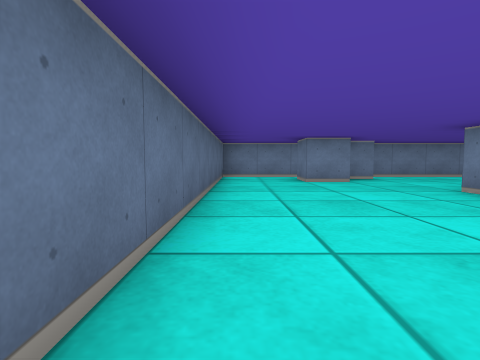
[1] (above)

20 first-person views from a walk through a cub3D level. The camera is about half as high as the walls, tilts 4° down and sees 80° across. The floor is counted in squares. Each view is taken from the middle of a square. On the plan, view 1 faces up. The plan holds only what a view shows up to about 9 squares ahead; the rest is blank.

[2]
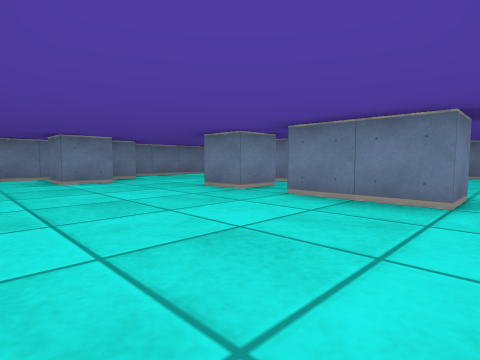

[3]
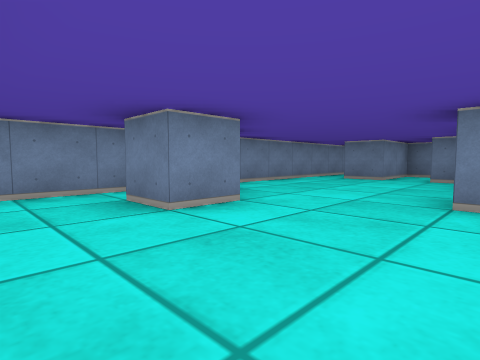

[4]
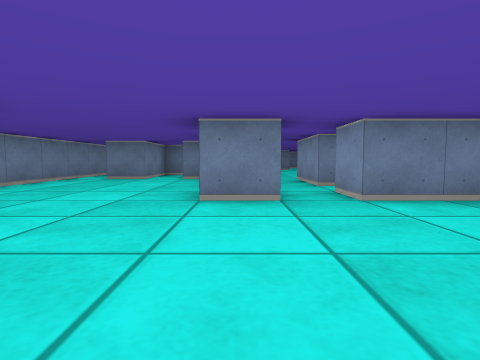

[5]
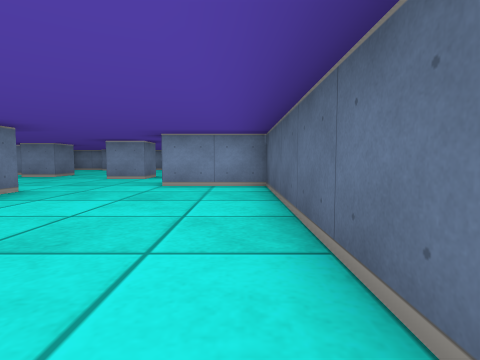

[6]
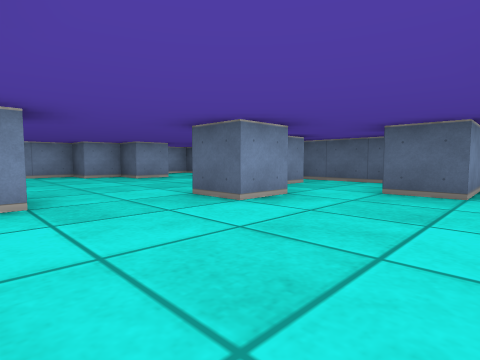

[7]
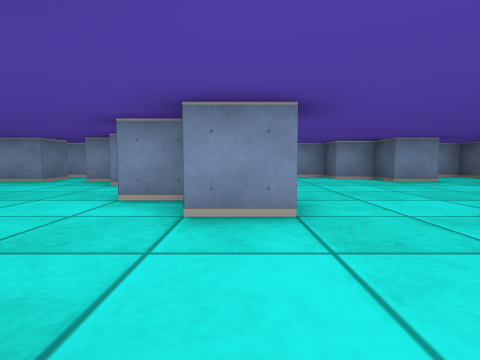

[8]
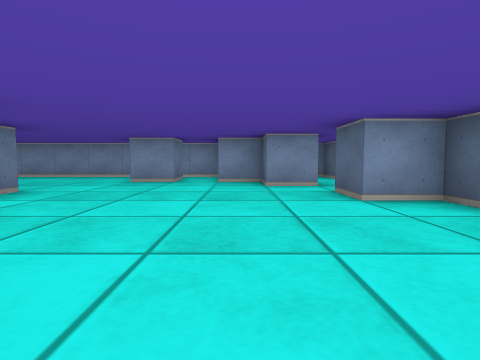

[9]
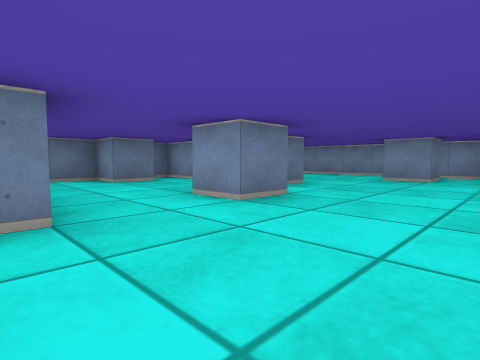

[10]
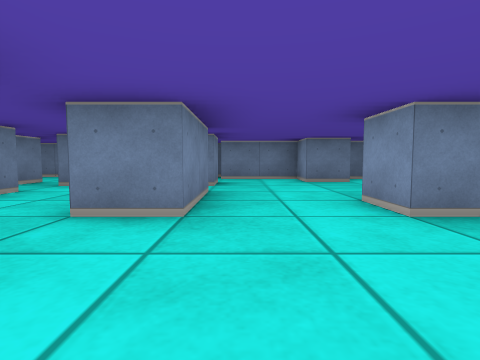

[11]
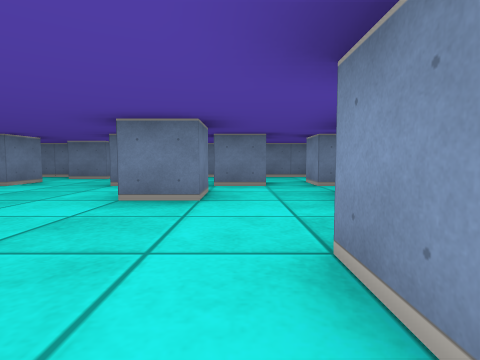

[12]
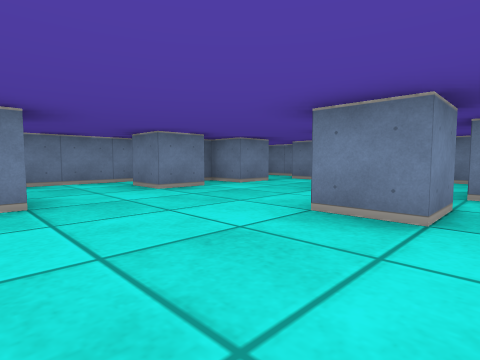

[13]
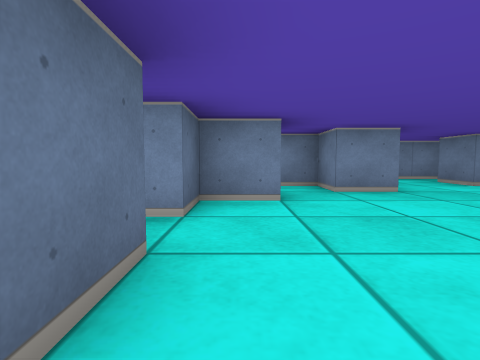

[14]
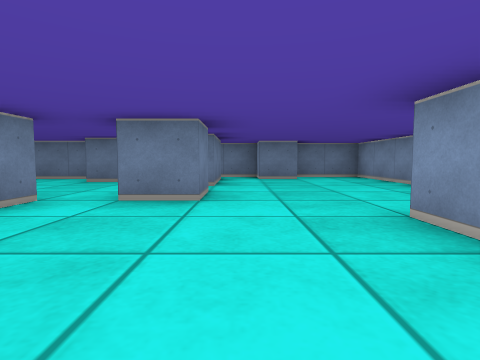

[15]
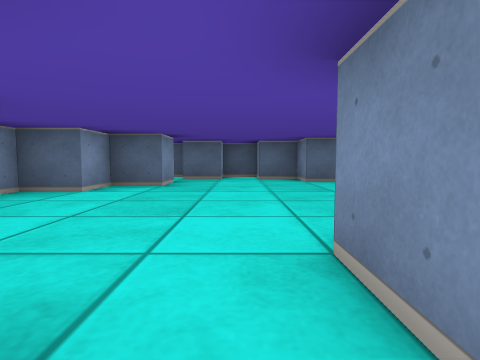

[16]
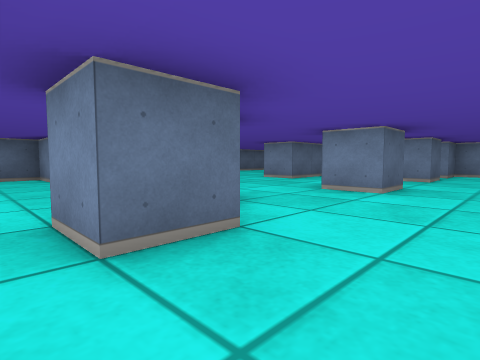

[17]
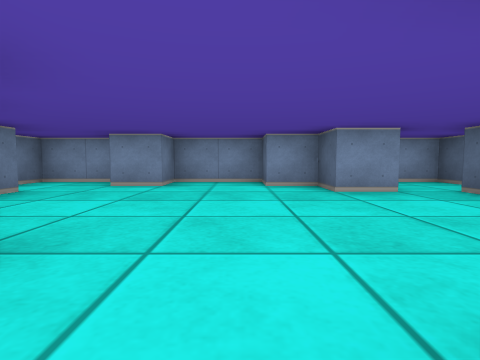

[18]
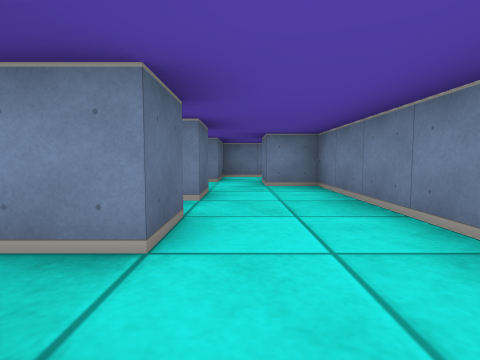

[19]
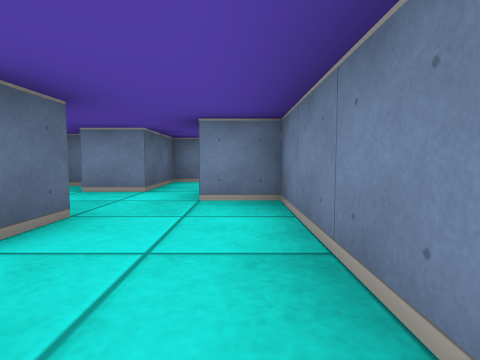

[20]
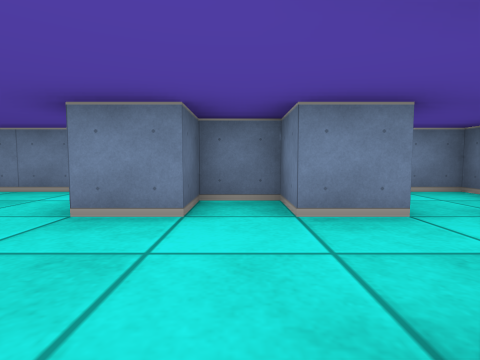

### Floor plan
Key: @ floor where view 1 was taken; # wall or solid block; . floor.
Columns run from 1 left of view 1 to 18 right of it. Each row starts with its distance up from view 1.
  9 ####################
  8 #..##.........###..#
  7 #..#.....###..#.#..#
  6 #..........#......##
  5 #.......##.........#
  4 #....#.##.......#..#
  3 #.............#....#
  2 #....#.##.......#..#
  1 #....#.....#.......#
  0 #@...........##.#..#
 -1 ###.....#.........##
 -2 #.................#
 -3 #...#........#...##
 -4 ###....##........##
 -5 ##......#.....#.##.#
 -6 #..................#
 -7 ##.......##.......##
 -8 #..# .....#.#......#
 -9 #.. #..#..#........#
-10 ##  ################

Positions as (right, up) in squares from view 1, and headings:
1: (0, 0), facing up
2: (0, 0), facing up-right
3: (0, 4), facing up-right
4: (0, 4), facing right
5: (0, 5), facing down
6: (6, 0), facing down-left
7: (6, -1), facing down
8: (9, -1), facing down
9: (9, 0), facing down-right
10: (9, -1), facing right
11: (9, 2), facing right
12: (10, 2), facing up-right
13: (8, 1), facing up
14: (9, -6), facing right
15: (8, -6), facing left
16: (9, -6), facing up-left
17: (4, -3), facing down
18: (16, 0), facing up
19: (17, 2), facing up
20: (14, 4), facing up
